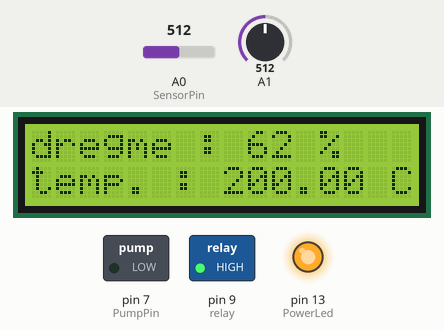
This sketch was run on a simulated Arduino Uno, built with avr-gcc and run on an emulated ATmega328P. Parts: 16×2 character LCD, switched loads named in the sketch (green lamp = pin HIGH), output pins drawn as LEDs (lit = HIGH). Inputs (shaded band) come from the test bench; at power-on: A0 (SensorPin) = 512, A1 = 512. Pins used as bus, display or sensor lines are not drawn.

Above: at 3.2 s.
3.3 s: A0 (SensorPin) set to 600
At 12.8 s:
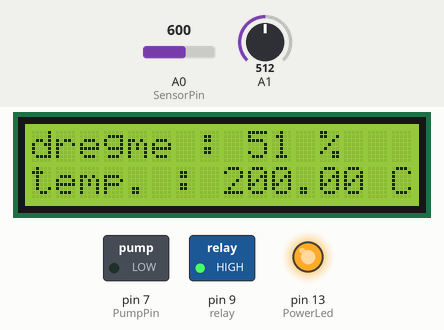
13.5 s: A0 (SensorPin) set to 631
At 22.9 s:
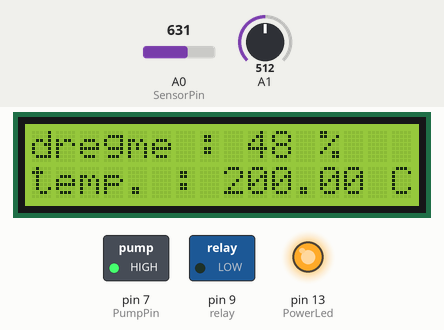
26.4 s: A1 set to 716
At 32.9 s:
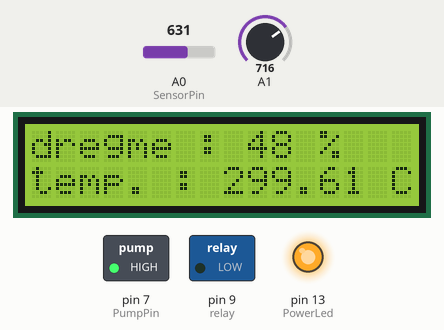
36.5 s: A1 set to 900
At 42.9 s:
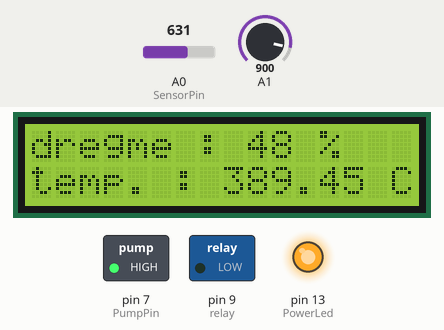
46.5 s: A0 (SensorPin) set to 716
At 53.0 s:
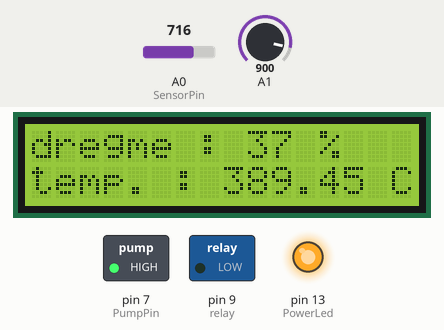
56.5 s: A1 set to 1023
At 63.1 s:
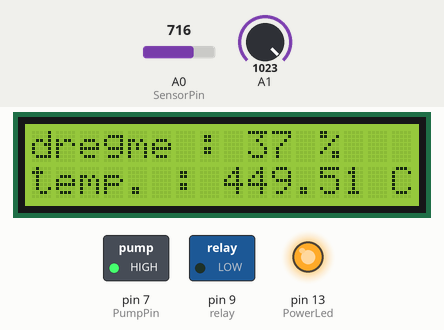
Timing chart, 0 to 66.5 s (numbered marks = the images above; inputs shaded):
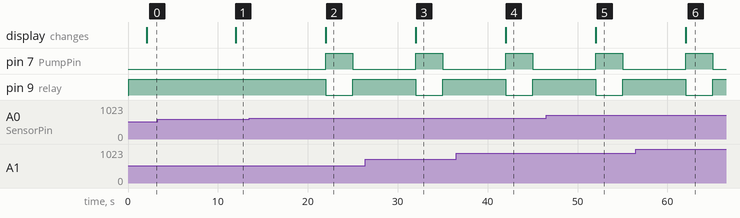

Measured:
- the behaviour switches between 615 and 616 on A0 (SensorPin) (found by bisection; images 1 and 2)
- after the input at 3.3 s, the display: changes after 8.7 s (image 1)
- after the input at 13.5 s, pin 7 (PumpPin): LOW → HIGH after 8.5 s, → LOW 3.0 s later; pin 9 (relay): HIGH → LOW after 8.5 s, → HIGH 3.0 s later; the display: changes after 8.5 s (image 2)
- after the input at 26.4 s, the display: changes after 5.6 s (image 3)
- after the input at 36.5 s, the display: changes after 5.5 s (image 4)
- after the input at 46.5 s, the display: changes after 5.5 s (image 5)
- after the input at 56.5 s, the display: changes after 5.5 s (image 6)

The sketch:

ws.ino
```cpp
#include <LiquidCrystal.h>

LiquidCrystal lcd(12, 11, 5, 4, 3, 2);

long interval = 10000;
long updateInterval = 5000;
int SensorPin = A0;
int PowerLed = 13;
int PumpPin = 7;
int relay = 9;
int sensorPOW = 8;
float temp = 0;
int percentage = 0;

bool on = true;

unsigned long prevTime = 0;
unsigned long prevUPTime = 0;

void setup() {


  lcd.begin(16, 2);

  pinMode(PumpPin, OUTPUT);
  pinMode(relay, OUTPUT);
  pinMode(PowerLed, OUTPUT);
  pinMode(sensorPOW, OUTPUT);

  digitalWrite(relay, HIGH);
  digitalWrite(PowerLed, HIGH);

  //Pradines reiksmes
  getTempVal();

  getMoistureVal();

  printToLCD();

}

void loop() {

   getTempVal();

   unsigned long currTime = millis();

   if( (currTime - prevTime) > interval){
    prevTime = currTime;

   getMoistureVal();
   printToLCD();
   controlPump(percentage);

   }
  if( (currTime - prevUPTime) > updateInterval){
    prevUPTime = currTime;
    printToLCD();
  }
}

int clamp(int value, int maxvalue){
  if(value <= maxvalue)
  return value;
  else if(value > maxvalue)
  return maxvalue;
}

void controlPump(int percentage){

  if(percentage < 50){
      digitalWrite(PumpPin, HIGH);
      digitalWrite(relay, LOW);
      delay(3000);
      digitalWrite(PumpPin, LOW);
      digitalWrite(relay, HIGH);
   }
}

void getMoistureVal(){
   digitalWrite(sensorPOW, HIGH);
   delay(2000);

   int val = analogRead(SensorPin);
   int realVal = 1023 - val;
   int clamped = clamp(realVal, 815);
   percentage = map(clamped, 0, 815, 0, 100);

   digitalWrite(sensorPOW, LOW);
}

void getTempVal(){
   int sensorVal = analogRead(A1);
   float voltage = (sensorVal/1024.0) * 5.0;
   temp = (voltage - 0.5) * 100;
}

void printToLCD(){
   lcd.clear();
   lcd.print("dregme : ");
   lcd.print(percentage);
   lcd.print(" %");
   lcd.setCursor(0,1);
   lcd.print("temp. : ");
   lcd.print(temp);
   lcd.print(" C");
}
```
